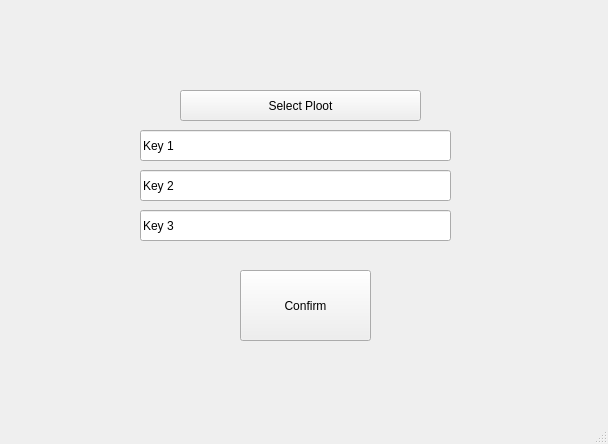
<?xml version="1.0" encoding="UTF-8"?>
<ui version="4.0">
 <class>ploot_select</class>
 <widget class="QMainWindow" name="ploot_select">
  <property name="geometry">
   <rect>
    <x>0</x>
    <y>0</y>
    <width>608</width>
    <height>444</height>
   </rect>
  </property>
  <property name="windowTitle">
   <string>MainWindow</string>
  </property>
  <widget class="QWidget" name="centralwidget">
   <widget class="QLineEdit" name="key3_input">
    <property name="geometry">
     <rect>
      <x>140</x>
      <y>210</y>
      <width>311</width>
      <height>31</height>
     </rect>
    </property>
    <property name="text">
     <string>Key 3</string>
    </property>
   </widget>
   <widget class="QLineEdit" name="key2_input">
    <property name="geometry">
     <rect>
      <x>140</x>
      <y>170</y>
      <width>311</width>
      <height>31</height>
     </rect>
    </property>
    <property name="text">
     <string>Key 2</string>
    </property>
   </widget>
   <widget class="QLineEdit" name="key1_input">
    <property name="geometry">
     <rect>
      <x>140</x>
      <y>130</y>
      <width>311</width>
      <height>31</height>
     </rect>
    </property>
    <property name="text">
     <string>Key 1</string>
    </property>
   </widget>
   <widget class="QPushButton" name="pushButton">
    <property name="geometry">
     <rect>
      <x>240</x>
      <y>270</y>
      <width>131</width>
      <height>71</height>
     </rect>
    </property>
    <property name="text">
     <string>Confirm</string>
    </property>
   </widget>
   <widget class="QPushButton" name="select_ploot_button">
    <property name="geometry">
     <rect>
      <x>180</x>
      <y>90</y>
      <width>241</width>
      <height>31</height>
     </rect>
    </property>
    <property name="text">
     <string>Select Ploot</string>
    </property>
   </widget>
   <widget class="QLabel" name="label">
    <property name="geometry">
     <rect>
      <x>0</x>
      <y>0</y>
      <width>611</width>
      <height>401</height>
     </rect>
    </property>
    <property name="text">
     <string>&lt;html&gt;&lt;head/&gt;&lt;body&gt;&lt;p&gt;&lt;img src=&quot;:/images/Ploot_Select_Background.png&quot;/&gt;&lt;/p&gt;&lt;/body&gt;&lt;/html&gt;</string>
    </property>
   </widget>
   <zorder>label</zorder>
   <zorder>key3_input</zorder>
   <zorder>key2_input</zorder>
   <zorder>key1_input</zorder>
   <zorder>pushButton</zorder>
   <zorder>select_ploot_button</zorder>
  </widget>
  <widget class="QMenuBar" name="menubar">
   <property name="geometry">
    <rect>
     <x>0</x>
     <y>0</y>
     <width>608</width>
     <height>22</height>
    </rect>
   </property>
  </widget>
  <widget class="QStatusBar" name="statusbar"/>
 </widget>
 <resources/>
 <connections/>
</ui>
